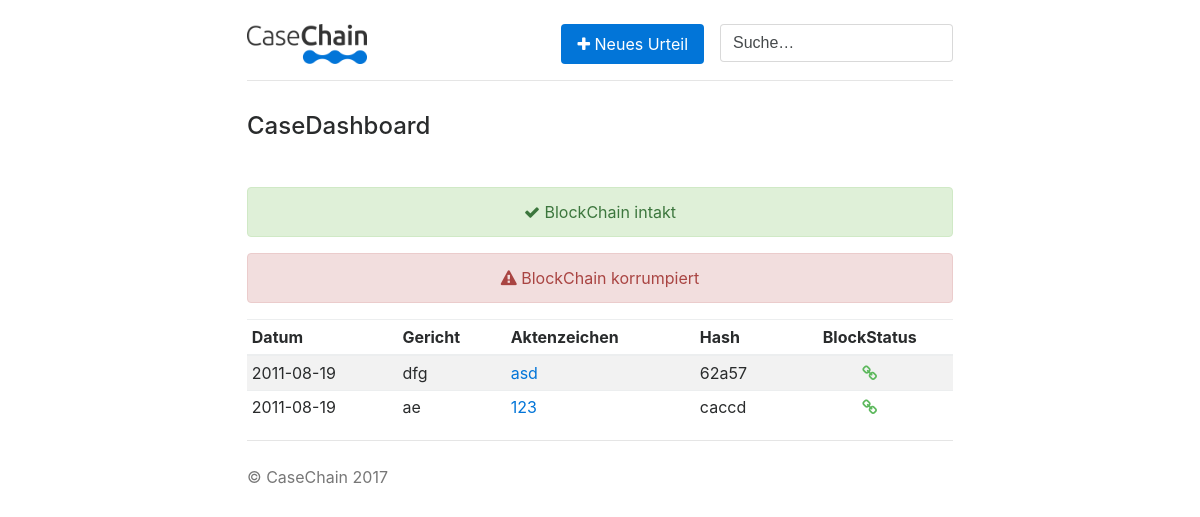
Page /test/ on the committed database.
### main/models.py (models this page shows)
class Case(models.Model):
    date = models.CharField(max_length=20)
    court = models.CharField(max_length=100)
    plaintiff = models.CharField(max_length=100)
    defendant = models.CharField(max_length=100)
    hashValue=models.CharField(max_length=100)
    prevHashValue=models.CharField(max_length=100)
    caseFile=models.CharField(max_length=100)
    nonce=models.CharField(max_length=5)

### main/views.py (the view)
    def viewCases(self,request):
        cases = models.Case.objects.filter()
        isChainHealthy = False
        casesDict=[model_to_dict(x) for x in cases]
        for case,origCase in zip(casesDict,cases):
            case['date']=origCase.date
            case['status']=self.__checkCase(case['id'])
            case['hashValue']=case['hashValue'][:5]
            if self.__checkCase(case['id']):
                isChainHealthy = True
            else:
                isChainHealthy = False
        return render(request, 'main/index.html', {
            'cases': casesDict,
            'isChainHealthy': isChainHealthy
        })

### main/hash.py (called while the page is built)
def calculateHash (case_id):
    case = models.Case.objects.get(id=case_id)
    hash = hashlib.sha256()
    hash.update(bytes(caseToString(case), "utf-8"))
    return hash.hexdigest()

def caseToString (case):
    case_as_string = repr(case.date) + repr(case.court) + repr(case.plaintiff) + repr(case.defendant) + repr(case.nonce) + repr(case.prevHashValue) + repr(case.caseFile) \
                     + factsToString(case) + consensusesToString(case) + viewsToString(case) \
                     + verdictsToString(case)
    with open('withid.txt'+repr(case.court),'w') as f:
        f.write(case_as_string)
    return case_as_string

def factsToString (case):
    sof = StatementOfFacts.objects.get(case=case.id)
    facts = Fact.objects.filter(statementOfFacts=sof.id)
    fact_string = ""
    for fact in facts:
        fact_string= fact_string + fact.fact +'\n'
    return fact_string

def consensusesToString (case):
    sof = StatementOfFacts.objects.get(case=case.id)
    consensuses = Consenus.objects.filter(statementOfFacts=sof.id)
    consensus_string = ""
    for consensus in consensuses:
        consensus_string= consensus_string + consensus.opinion +'\n'
    return consensus_string

def viewsToString (case):
    sof = StatementOfFacts.objects.get(case=case.id)
    views = View.objects.filter(statementOfFacts=sof.id)
    view_string = ""
    for view in views:
        view_string = view_string+view.viewer + view.view +'\n'
    return view_string

def verdictsToString (case):
    verdicts = Verdict.objects.filter(case=case.id)
    verdict_string = ""
    for verdict in verdicts:
        if verdict.verdict_type == "intermediate":
            verdict_string = verdict_string + verdict.text +'\n'
        else:
            end = verdict.text
    verdict_string = verdict_string + end
    return verdict_string

### main/views.py (called while the page is built)
    def __checkCase(self,case_id):
        caseObj=Case.objects.get(id=case_id)
        if caseObj.hashValue != hash.calculateHash(case_id):
            return False
        cases=list(Case.objects.filter(id__lt=case_id))
        for case in cases:
            print(case.id)
            if case.hashValue != hash.calculateHash(case.id):
                print(case.hashValue)
                print(hash.calculateHash(case_id))
                return False
        return True

### main/templates/main/index.html
{% extends "main/base.html" %}
{% load static %}
{% block content %}
<div class="col-sm-12">
	<h1 class="margin-bottom-3">CaseDashboard</h1>
	<div class="alert alert-success text-center">
		<i class="fa fa-check"></i> BlockChain intakt
	</div>
	<div class="alert alert-danger text-center">
		<i class="fa fa-warning"></i> BlockChain korrumpiert
	</div>
	<table class="table table-sm table-hover table-striped">
		<thead>
			<tr>
				<th>Datum</th>
				<th>Gericht</th>
				<th>Aktenzeichen</th>
        <th>Hash</th>
				<th class="text-center">BlockStatus</th>
			</tr>
		</thead>
		<tbody>
			{% for case in cases %}
			<tr>
				<td>{{ case.date }}</td>
				<td>{{ case.court }}</td>
				<td><a href="./{{ case.id }}">{{ case.caseFile }}</a></td>
				<td>{{ case.hashValue }}</td>
				<td class="text-center">
        {% if case.status %}
          <i class="fa fa-chain text-success"></i>
        {% else %}
          <i class="fa fa-chain-broken text-danger"></i></td>
        {% endif %}
			</tr>
			{% endfor %}
		</tbody>
	</table>
</div>
{% endblock %}

### rows in the picture
Case: date "2011-08-19", court "dfg", caseFile "asd"
Case: date "2011-08-19", court "ae", caseFile "123"

### other values in the picture
{{ case.hashValue }} "62a57" "caccd"
